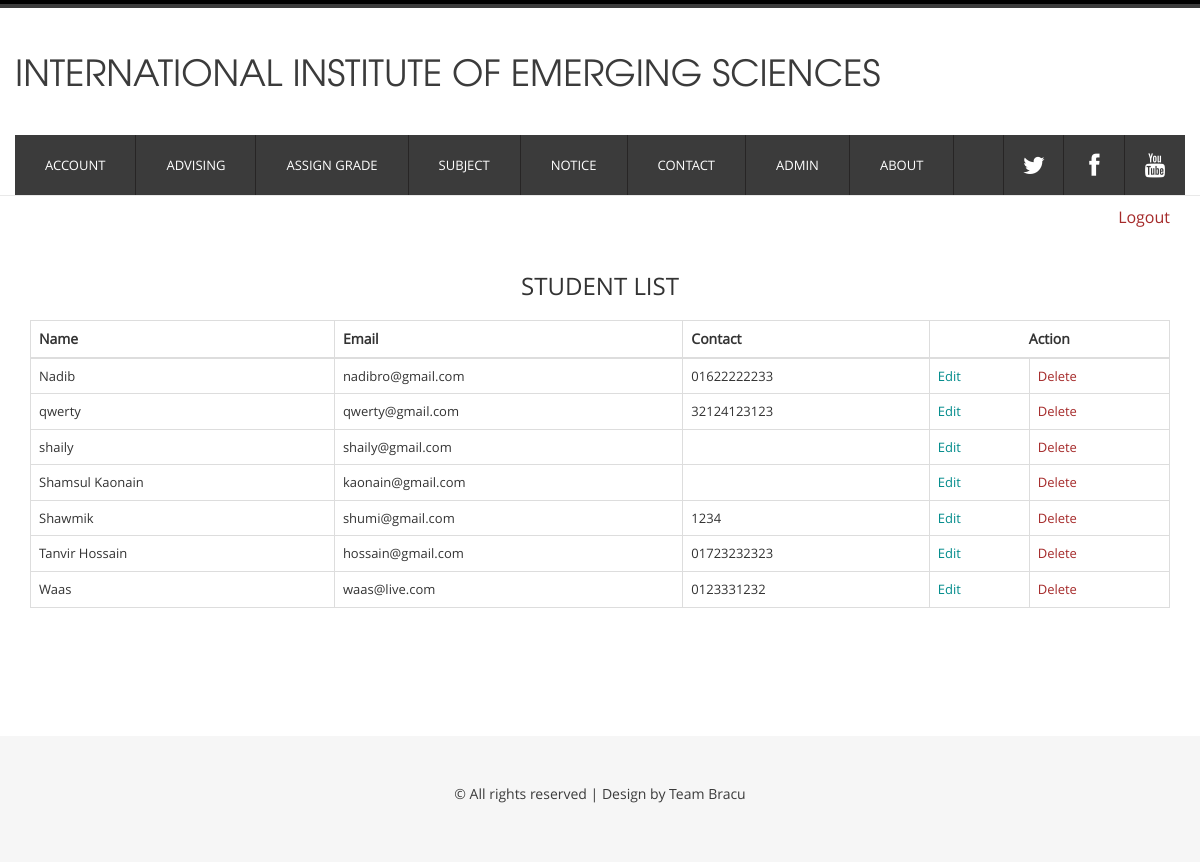
The page /includes/admin-page.php (signed in) on the database as committed earlier.
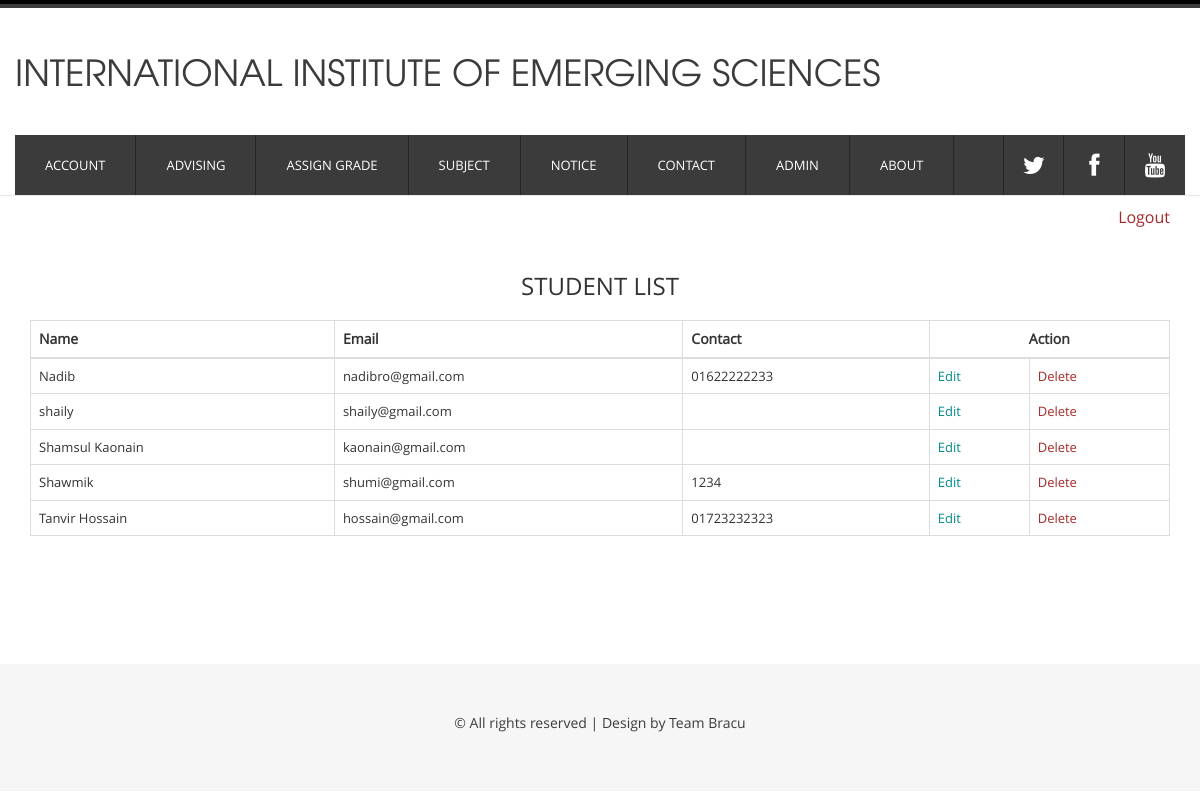
The same page on the database as committed later.
### tables this page shows
CREATE TABLE `a` (
  `id` int(11) NOT NULL,
  `name` varchar(100) NOT NULL,
  `email` varchar(100) NOT NULL,
  `phno` varchar(15) NOT NULL,
  `password` varchar(20) NOT NULL
);

### includes/admin-page.php (called while the page is built, shortened)
<?php
include 'database.php';
include 'account-list2.php';
?>

### includes/account-list2.php (the view, shortened to what this page needs)
<?php
    include_once 'headerInside2.php';
    include_once 'database.php';
?>
<!DOCTYPE HTML>
<html>
<head>
<link href="css/bootstrap.min.css" rel='stylesheet' type='text/css' />
<link href="css/bootstrap.css" rel='stylesheet' type='text/css' />
<link href="css/style.css" rel="stylesheet" type="text/css" media="all" />
   	<link rel="stylesheet" href="fonts/css/font-awesome.min.css">
</head>
<body>
<div class="main_bg">
<div class="main_btm">
	<div class="container" >
        <a href="logout.php" style="float:right; font-size:16px; color: brown;margin-top:10px; margin-bottom:10px" >Logout</a>
		<div class="main row" >
			    <div class="col-md-12 company_ad">
            <table class="table table-bordered" style="width:100%; font-size:13px;">
                <thead style="width:100%; font-size:14px;">
                    <h3 style="text-align:center">STUDENT LIST<h3>
                    <tr>
                        <th>Name</th>
                        <th>Email</th>
                        <th>Contact</th>
                        <th colspan="2" style = "text-align:center;"
                        </th>Action</th>
                    </tr>
                </thead>
                <?php
                $query = "SELECT id,name,email,phno FROM a ORDER BY name";
                $result = mysqli_query($conn,$query);
                while($student= mysqli_fetch_assoc($result)){?>
                <tr >
                    <td><?php echo $student['name']; ?></td>
                    <td><?php echo $student['email']; ?></td>
                    <td><?php echo $student['phno']; ?></td>
                    <td><a style="color:DarkCyan" href="account-edit2.php?id=<?php echo $student['id']?>">Edit</a></td>
                    <td><a style="color:brown" href="account-list2.php?id=<?php echo $student['id']?>&act=del">Delete</a></td>
                </tr>
                    <?php
                }
                ?>
            </table>
				</div>
				<div class="col-md-12">
  			</div>
  			<div class="clearfix"></div>
	</div>
</div>
</div>
<?php
    include_once 'footer.php';
?>
</body>
</html>

Rows that differ between the two databases and show on the page:
removed a: name "qwerty", email "qwerty@gmail.com", phno "32124123123"
removed a: name "Waas", email "waas@live.com", phno "0123331232"
